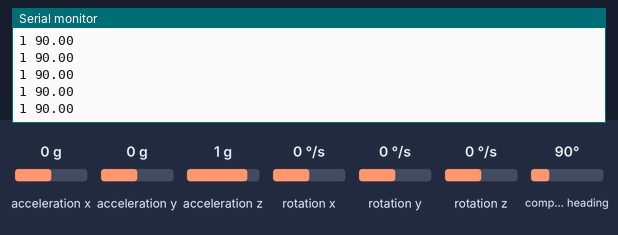
This sketch was run on a simulated Arduino Uno, built with avr-gcc and run on an emulated ATmega328P. Parts: the last lines printed to the serial monitor. Inputs (shaded band) come from the test bench; at power-on: acceleration x 0 g, acceleration y 0 g, acceleration z 1 g, compass heading 90°, rotation x 0 °/s, rotation y 0 °/s, rotation z 0 °/s. EEPROM starts erased.

Above: at 1.2 s.
1.3 s: acceleration x set to 1.4 g
At 1.5 s:
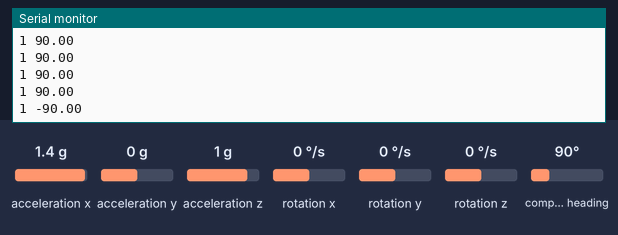
2.8 s: acceleration y set to -1.4 g
At 2.95 s:
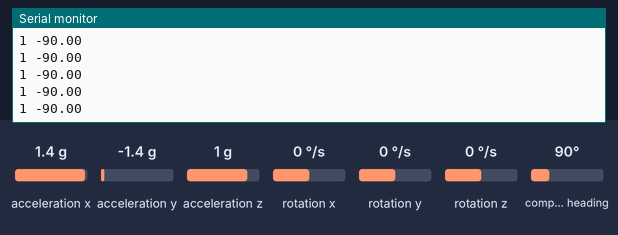
4.3 s: acceleration z set to -1.4 g
At 4.41 s:
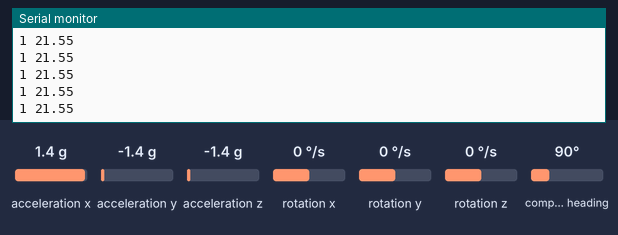
5.8 s: compass heading set to 7°
At 5.86 s:
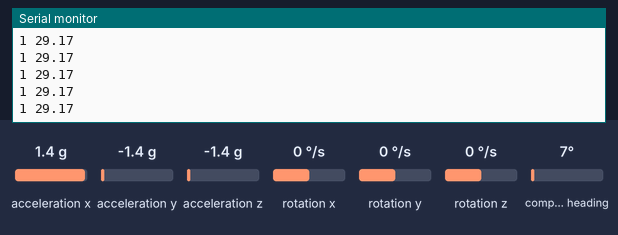
Timing chart, 0 to 8.3 s (numbered marks = the images above; inputs shaded):
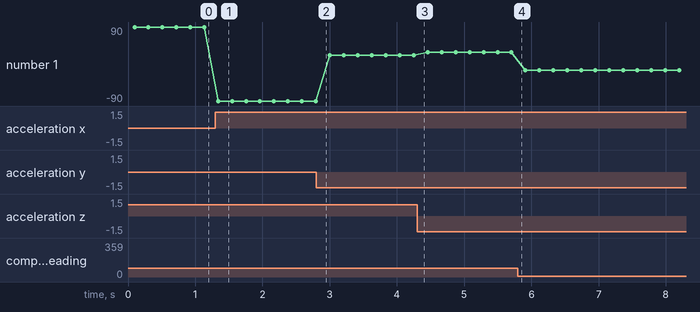

The sketch:

testBoussole.ino
```cpp
// (licence header left out)
#include "MPU9250.h"
#include "EEPROM.h"

#define CALIBRATION_COUNT 500
#define CAL_HEADER 42

#define deg360(a)   (((int)(a))+360)%360

// an MPU9250 object with the MPU-9250 sensor on I2C bus 0 with address 0x68
MPU9250 mpu(Wire,0x68);
int status;

typedef struct {
  float biasX;
  float biasY;
  float biasZ;
  float scaleX;
  float scaleY;
  float scaleZ;
} mag_params;

void calibrateMag(){
  mag_params params;
  uint8_t header;

  mpu.calibrateMag(CALIBRATION_COUNT);

  params.biasX = mpu.getMagBiasX_uT();
  params.biasY = mpu.getMagBiasY_uT();
  params.biasZ = mpu.getMagBiasZ_uT();

  params.scaleX = mpu.getMagScaleFactorX();
  params.scaleY = mpu.getMagScaleFactorY();
  params.scaleZ = mpu.getMagScaleFactorZ();

  header = CAL_HEADER;
  EEPROM.put(0, header);
  EEPROM.put(1, params);

}

uint8_t getMagCalibration(){
  uint8_t header;

  mag_params params;

  EEPROM.get(0, header);
  if (header == CAL_HEADER){
    // EEPROM.get(1+ 0*memOffset, biasX);
    // EEPROM.get(1+ 1*memOffset, biasY);
    // EEPROM.get(1+ 2*memOffset, biasZ);
    // EEPROM.get(1+ 3*memOffset, scaleX);
    // EEPROM.get(1+ 4*memOffset, scaleY);
    // EEPROM.get(1+ 5*memOffset, scaleZ);
    EEPROM.get(1, params);

    mpu.setMagCalX(params.biasX, params.scaleX);
    mpu.setMagCalY(params.biasY, params.scaleY);
    mpu.setMagCalZ(params.biasZ, params.scaleZ);

    return 1;
  }
  return 0;
}


void setup() {
  // serial to display data
  Serial.begin(9600);

  // start communication with IMU
  status = mpu.begin();
  if (status < 0) {
    Serial.println("IMU initialization unsuccessful");
    Serial.println("Check IMU wiring or try cycling power");
    Serial.print("Status: ");
    Serial.println(status);
    while(1) {}
  }

  Serial.println("Accell calibartion start");
  mpu.calibrateAccel();
  Serial.println("Calibration start");
//  mpu.calibrateMag();
   calibrateMag();
  Serial.println("Calibration ends");
  getMagCalibration();
}

void loop() {
  // read the sensor
  mpu.readSensor();

  float magX = mpu.getMagX_uT();
  float magY = mpu.getMagY_uT();
  float magZ = mpu.getMagZ_uT();

  float angle = atan2(magY, magX);
  Serial.print(deg360(angle));Serial.print(" ");


  float accelX = mpu.getAccelX_mss();
  float accelY = mpu.getAccelY_mss();
  float accelZ = mpu.getAccelZ_mss();

  float pitch = atan2 (accelY ,( sqrt ((accelX * accelX) + (accelZ * accelZ))));
  float roll = atan2(-accelX ,( sqrt((accelY * accelY) + (accelZ * accelZ))));

   // yaw from mag

   float Yh = (magY * cos(roll)) - (magZ * sin(roll));
   float Xh = (magX * cos(pitch))+(magY * sin(roll)*sin(pitch)) + (magZ * cos(roll) * sin(pitch));

  float yaw =  atan2(Yh, Xh);


    roll = roll*180/PI;
    pitch = pitch*180/PI;
    yaw = yaw*180/PI;
   Serial.println(yaw);


  // Serial.print(deg360(pitch));Serial.print(" ");
  // Serial.print(deg360(roll));Serial.print(" ");
  // Serial.print(deg360(yaw));Serial.print(" ");
  // Serial.println();

  delay(200);
}
```

Measured:
- after the input at 1.3 s, the serial monitor: prints a new line at once (image 1)
- plotted number 1: 90 → -90 after the input at 1.3 s, -90 → 21.55 after the input at 2.8 s, 21.55 → 29.17 after the input at 4.3 s, 29.17 → -15.48 after the input at 5.8 s
